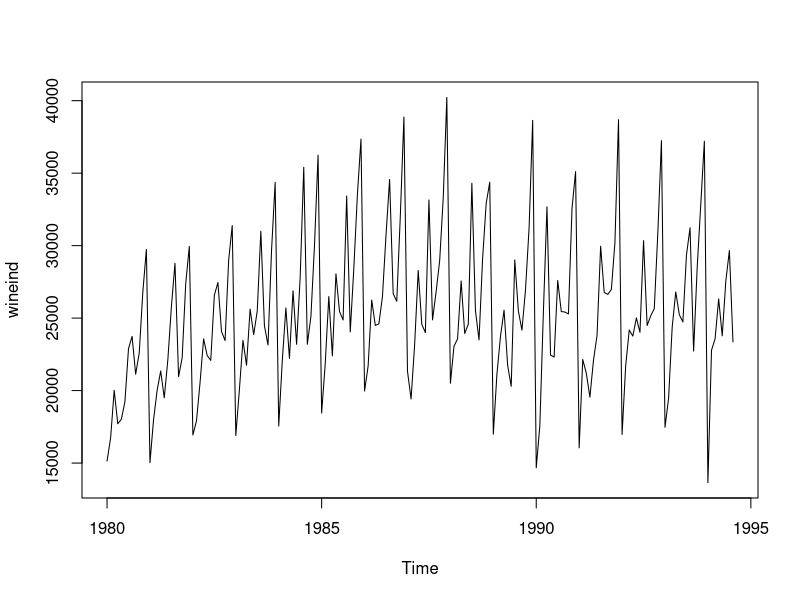
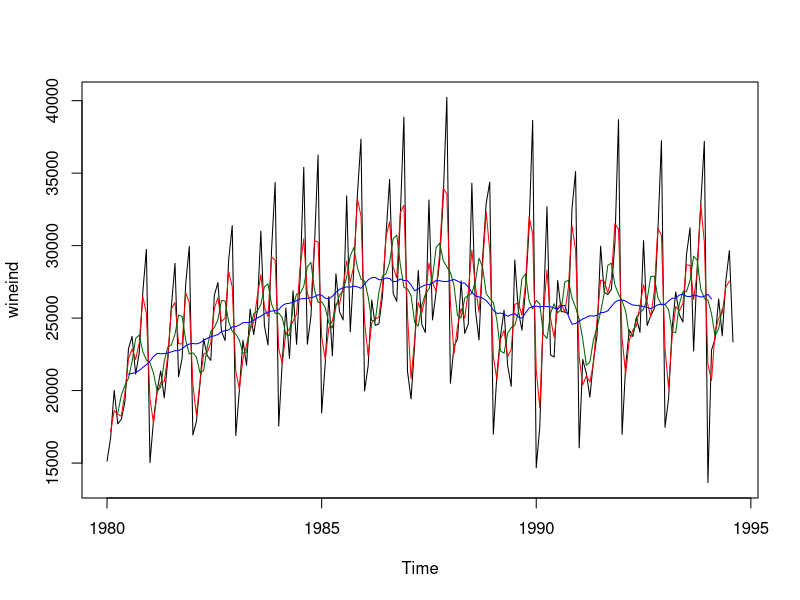
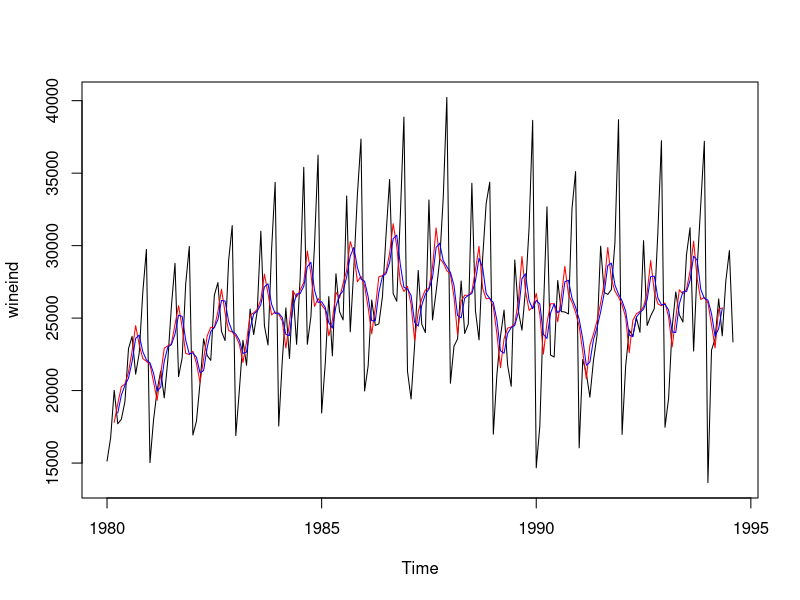

R code for these plots, in order:
## ---- chunk 1
library(forecast)
wineind       # 输入数据
plot(wineind)
## ---- chunk 2
plot(wineind)
mas2 <- ma(wineind, order = 2)  # 根据输入数据和阶数计算MA值
mas6 <- ma(wineind, order = 6)
mas12 <- ma(wineind, order = 12)
lines(mas2, col = 'red')
lines(mas6, col = 'darkgreen')
lines(mas12, col = 'blue')
## ---- chunk 3
plot(wineind)
mas8 <- ma(wineind, order = 6, centre = FALSE)  # 根据输入数据、阶数和center参数计算MA值
mas8c <- ma(wineind, order = 6, centre = TRUE)
lines(mas8, col = 'red')
lines(mas8c, col = 'blue')
